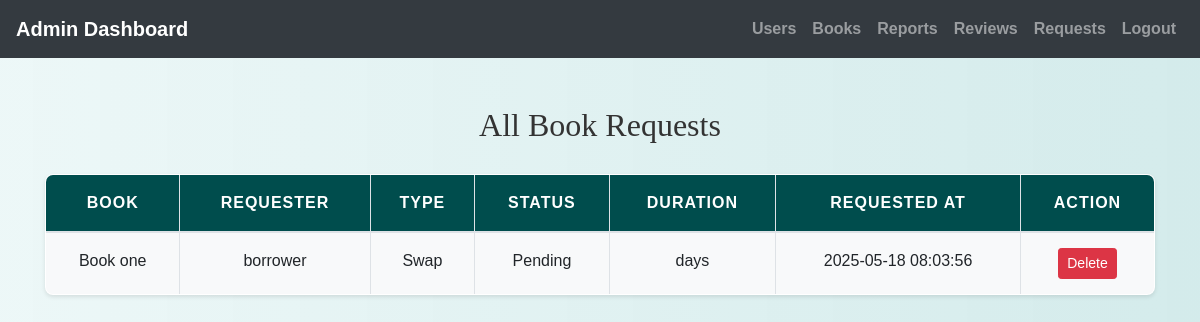
The app's page /admin/view_requests.php (signed in) with its own data.
### tables this page shows
CREATE TABLE `requests` (
  `id` int(11) NOT NULL,
  `book_id` int(11) NOT NULL,
  `requester_id` int(11) NOT NULL,
  `type` enum('Borrow','Swap') NOT NULL,
  `status` enum('Pending','Accepted','Declined','Returned') DEFAULT 'Pending',
  `borrow_duration` int(11) DEFAULT NULL,
  `requested_at` datetime DEFAULT current_timestamp()
);

CREATE TABLE `books` (
  `id` int(11) NOT NULL,
  `user_id` int(11) NOT NULL,
  `picture` varchar(255) DEFAULT NULL,
  `title` varchar(255) NOT NULL,
  `author` varchar(255) NOT NULL,
  `genre` varchar(100) NOT NULL,
  `condition` varchar(50) NOT NULL,
  `location` varchar(255) DEFAULT NULL,
  `status` enum('Available','Lent Out','Reserved') DEFAULT 'Available',
  `description` text DEFAULT NULL,
  `created_at` datetime DEFAULT current_timestamp()
);

CREATE TABLE `users` (
  `id` int(11) NOT NULL,
  `username` varchar(50) NOT NULL,
  `password` varchar(255) NOT NULL,
  `email` varchar(100) NOT NULL,
  `phone` varchar(20) NOT NULL,
  `age` int(11) DEFAULT NULL,
  `bio` text DEFAULT NULL,
  `user_type` varchar(50) DEFAULT NULL,
  `profile_picture` varchar(255) DEFAULT NULL
);

### admin/view_requests.php (the view, shortened to what this page needs)
<?php
include('config.php');
$requests = mysqli_query($conn, "
    SELECT r.*, u.username AS requester, b.title
    FROM requests r
    JOIN users u ON r.requester_id = u.id
    JOIN books b ON r.book_id = b.id
");
?>
<!DOCTYPE html>
<html>
<head>
    <link rel="stylesheet" href="https://maxcdn.bootstrapcdn.com/bootstrap/4.5.2/css/bootstrap.min.css">
    <link rel="stylesheet" href="../css/style.css">
</head>
<body>
<?php include('admin_navbar.php'); ?>
<div class="container mt-5">
    <h2>All Book Requests</h2>
    <table class="table table-bordered">
        <thead>
            <tr>
                <th>Book</th>
                <th>Requester</th>
                <th>Type</th>
                <th>Status</th>
                <th>Duration</th>
                <th>Requested At</th>
                <th>Action</th>
            </tr>
        </thead>
        <tbody>
            <?php while($row = mysqli_fetch_assoc($requests)) { ?>
            <tr>
                <td><?= htmlspecialchars($row['title']) ?></td>
                <td><?= htmlspecialchars($row['requester']) ?></td>
                <td><?= htmlspecialchars($row['type']) ?></td>
                <td><?= htmlspecialchars($row['status']) ?></td>
                <td><?= $row['borrow_duration'] ?> days</td>
                <td><?= $row['requested_at'] ?></td>
                <td><a href="?delete_id=<?= $row['id'] ?>" onclick="return confirm('Delete this request?')" class="btn btn-danger btn-sm">Delete</a></td>
            </tr>
            <?php } ?>
        </tbody>
    </table>
</div>
</body>
</html>

### css/style.css (style rules this page uses)
body { background: linear-gradient(90deg, rgba(233, 246, 246, 0.831), rgba(207, 233, 233, 0.9)); font-family: 'Arial', sans-serif; color: #333; line-height: 1.6; }
h1, h2, h3, h4 { text-align: center; margin-top: 30px; margin-bottom: 30px; font-family: 'Georgia', serif; }
.container { margin-bottom: 40px; }
.table { width: 100%; border-collapse: collapse; margin-top: 20px; font-size: 16px; background-color: #ffffff; border-radius: 8px; overflow: hidden; box-shadow: 0 2px 4px rgba(0, 0, 0, 0.1); }
.table th, .table td { padding: 15px; border: 1px solid #dee2e6; text-align: center; }
.table thead th { background-color: #004d4d; color: white; font-weight: bold; text-transform: uppercase; letter-spacing: 1px; }
.table tbody tr:nth-child(odd) { background-color: #f8f9fa; }
a { color: #006666; text-decoration: none; font-weight: bold; }

### records on screen
requests: book.title "Book one", requester.username "borrower", type "Swap", status "Pending", requested_at "2025-05-18 08:03:56"
